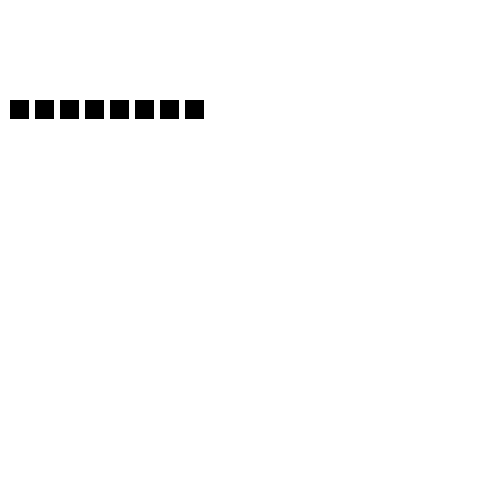
Frame 1 (no input)
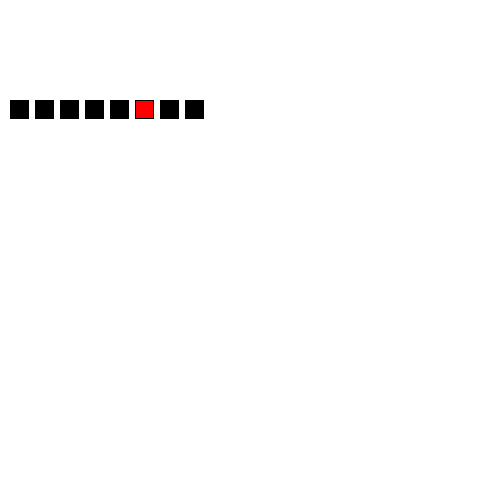
Frame 60 (the mouse pressed at the canvas centre just before this capture)
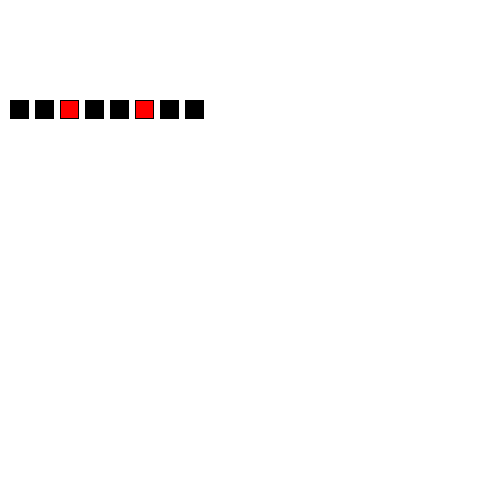
Frame 120 (the mouse held since frame 60 and released just before this capture)

The Processing sketch that drew these frames (run headless with seeded random() and noise(); from frame 60 on, the mouse is pressed at the canvas centre):

// Processing sketch: WhackAMole
// ── WhackAMole.pde
int analogPin = 0;
int [] moleLEDPins = {2, 3, 4, 5, 6, 7, 8, 9};
int [] moleStates = {0, 0, 0, 0, 0, 0, 0 , 0};
int pause = 1000;
int duration = 2000;
int lastUpdate = 0;
int lives = 5;
int score = 0;

void setup() {
  size(500,500);
  lastUpdate = millis();
}

void draw() {
  background(255);
  setMoleStates();
  updateMoleStates();
  updateLEDStates();
}


void setMoleStates() {
  if(millis() - lastUpdate > pause) {
    int randNum = int(random(8));
    if(moleStates[randNum] == 0) {
      moleStates[randNum] = millis();
      lastUpdate = millis();
      pause-=10;
      duration-=5;
    }
  }
}

void updateMoleStates() {
  for(int i = 0; i < moleStates.length; i++) {
    if(moleStates[i] > 0) {
      if (millis() - moleStates[i] > duration) {
        moleStates[i] = 0;
        lives--;
        if(lives == 0) lostSequence();
      }
    }  
  }
}

void keyPressed() {
  if (key == '1') hit(1);
  else if (key == '2') hit(2);
  else if (key == '3') hit(3);
  else if (key == '4') hit(4);
  else if (key == '5') hit(5);
  else if (key == '6') hit(6);
  else if (key == '7') hit(7);
  else if (key == '8') hit(8);
}

void hit(int num) {
  num = num - 1;
  if(moleStates[num] > 0) {
    score+= 100;
    moleStates[num] = 0;
  }
}

void updateLEDStates() {
  for(int i = 0; i < moleLEDPins.length; i++) {
    if(moleStates[i] > 0) fill(255,0,0);
    else fill(0);
    rect(i*25+10, 100, 18, 18);
  }
}

void lostSequence() {
  exit();
  while(true);
}
